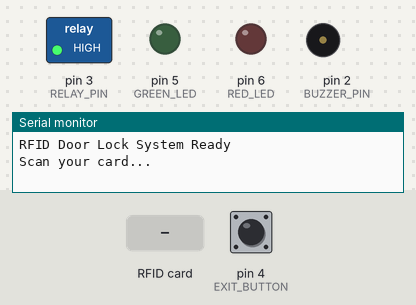
The sketch below on a simulated Arduino Uno, built with avr-gcc and run on an emulated ATmega328P. On the bench: switched loads named in the sketch (green lamp = pin HIGH), output pins drawn as LEDs (lit = HIGH), buzzer (waves = sounding), the last lines printed to the serial monitor. Dashed ring = blinking. The test bench sets the inputs (shaded band); at power-on: pin 4 (EXIT_BUTTON) HIGH. Pins used as bus, display or sensor lines are not drawn.

Above: at 1.2 s.
1.3 s: RFID card 5E 7A 19 C4 held to the reader
At 1.6 s:
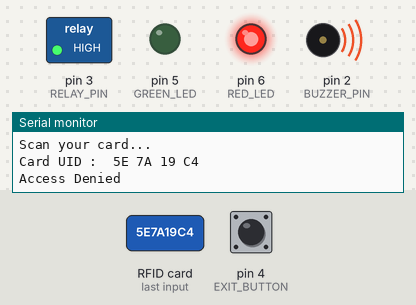
3.8 s: pin 4 (EXIT_BUTTON) pulled LOW for 3.2 s
At 4.8 s:
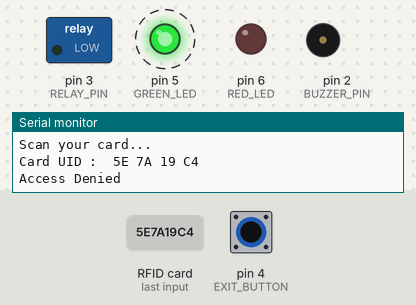
9.6 s: pin 4 (EXIT_BUTTON) pulled LOW for 0.15 s
At 10.5 s:
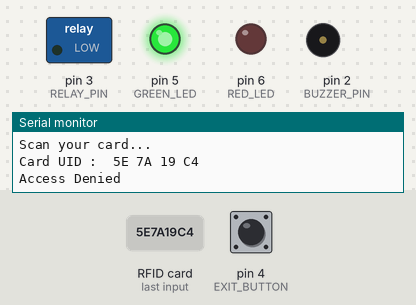
12.7 s: pin 4 (EXIT_BUTTON) pulled LOW for 1 s
At 15.7 s:
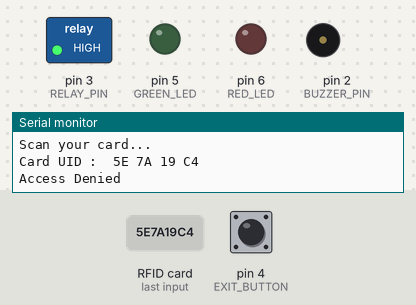
Timing chart, 0 to 17.2 s (numbered marks = the images above; inputs shaded):
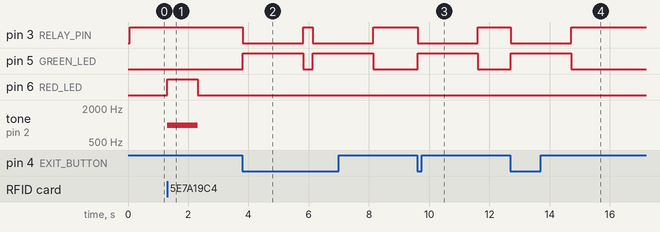

Measured:
- after the input at 1.3 s, pin 6 (RED_LED): LOW → HIGH at once, → LOW 1.0 s later; tone on pin 2 (BUZZER_PIN): silent → 1000 Hz at once, → silent 1.0 s later
- after the input at 3.8 s, pin 3 (RELAY_PIN): alternates HIGH for 0.33 s and LOW for 2.0 s, starting at once; pin 5 (GREEN_LED): alternates HIGH for 2.0 s and LOW for 0.33 s, starting at once
- after the input at 9.6 s, pin 3 (RELAY_PIN): HIGH → LOW at once, → HIGH 2.0 s later; pin 5 (GREEN_LED): LOW → HIGH at once, → LOW 2.0 s later
- after the input at 12.7 s, pin 3 (RELAY_PIN): HIGH → LOW at once, → HIGH 2.0 s later; pin 5 (GREEN_LED): LOW → HIGH at once, → LOW 2.0 s later

The sketch:

rfid_door_lock.ino.ino
```cpp
#include <SPI.h>
#include <MFRC522.h>

// Pin connections
#define SS_PIN 10
#define RST_PIN 9
#define RELAY_PIN 3
#define BUZZER_PIN 2
#define GREEN_LED 5
#define RED_LED 6
#define EXIT_BUTTON 4
// Raj`s cod
// Timing
#define ACCESS_TIME 2000
#define WRONG_CARD_TIME 1000

// RFID object
MFRC522 rfid(SS_PIN, RST_PIN);
// Raj`s code
// Authorized card UIDs
String allowedCards[] = {
  "XX XX XX XX",  // Replace with your card UID
  "XX XX XX XX",
  "XX XX XX XX"
};

int totalCards = sizeof(allowedCards) / sizeof(allowedCards[0]);
// Raj`s code
void setup() {

  Serial.begin(9600);

  // Start SPI and RFID
  SPI.begin();
  rfid.PCD_Init();

  // Pin modes
  pinMode(RELAY_PIN, OUTPUT);
  pinMode(BUZZER_PIN, OUTPUT);
  pinMode(GREEN_LED, OUTPUT);
  pinMode(RED_LED, OUTPUT);
  pinMode(EXIT_BUTTON, INPUT_PULLUP);

  // Initial states
  digitalWrite(RELAY_PIN, HIGH);
  digitalWrite(GREEN_LED, LOW);
  digitalWrite(RED_LED, LOW);

  Serial.println("RFID Door Lock System Ready");
  Serial.println("Scan your card...");
}

void loop() {

  // Exit button pressed
  if (digitalRead(EXIT_BUTTON) == LOW) {
    openDoor();
    delay(300);
  }

  // Check if card is present
  if (!rfid.PICC_IsNewCardPresent()) {
    return;
  }

  // Read card
  if (!rfid.PICC_ReadCardSerial()) {
    return;
  }

  // Store UID   // Raj`s code
  String cardID = "";

  for (byte i = 0; i < rfid.uid.size; i++) {

    if (rfid.uid.uidByte[i] < 0x10) {
      cardID += " 0";
    }
    else {
      cardID += " ";
    }

    cardID += String(rfid.uid.uidByte[i], HEX);
  }

  cardID.toUpperCase();

  Serial.print("Card UID : ");
  Serial.println(cardID);

  // Check authorized card   // Raj`s code
  bool accessGranted = false;

  for (int i = 0; i < totalCards; i++) {

    if (cardID.substring(1) == allowedCards[i]) {
      accessGranted = true;
      break;
    }
  }

  // If authorized
  if (accessGranted) {

    Serial.println("Access Granted");
    openDoor();
  }

  // If not authorized
  else {

    Serial.println("Access Denied");

    digitalWrite(RED_LED, HIGH);

    tone(BUZZER_PIN, 1000);

    delay(WRONG_CARD_TIME);

    noTone(BUZZER_PIN);

    digitalWrite(RED_LED, LOW);
  }

  // Stop reading current card  // Raj`s code
  rfid.PICC_HaltA();
  rfid.PCD_StopCrypto1();
}

// Function to unlock door// Raj`s code
void openDoor() {

  digitalWrite(GREEN_LED, HIGH);

  digitalWrite(RELAY_PIN, LOW);

  delay(ACCESS_TIME);

  digitalWrite(RELAY_PIN, HIGH);

  digitalWrite(GREEN_LED, LOW);
}
```
